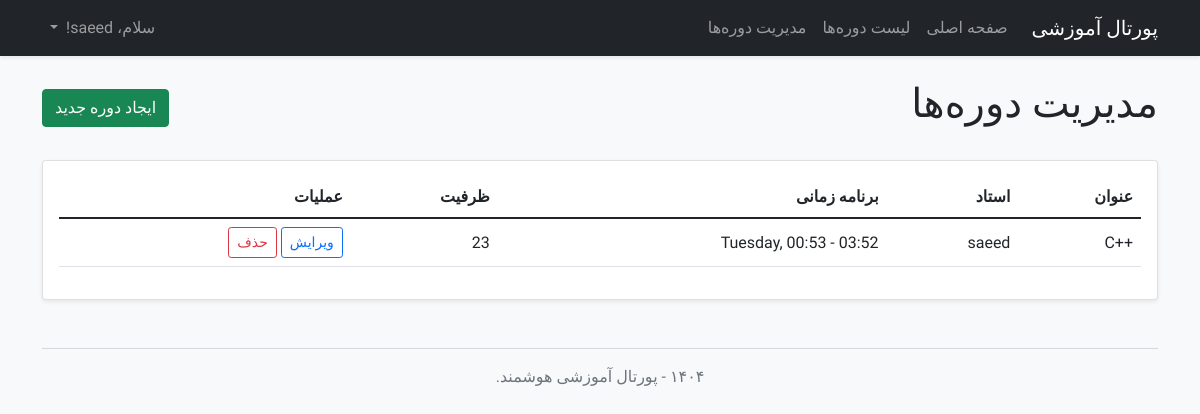
The page /manage/courses (signed in) on the database as committed earlier.
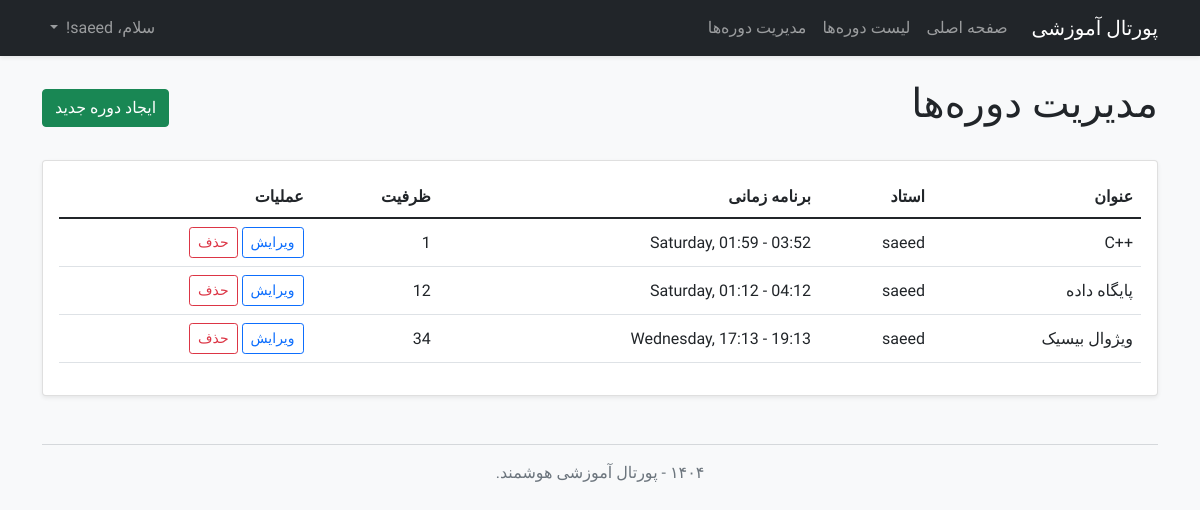
The same page on the database as committed later.
### app/models.py (models this page shows, shortened)
class Course(db.Model):
    id = db.Column(db.Integer, primary_key=True)
    title = db.Column(db.String(140), nullable=False)
    description = db.Column(db.Text)
    day_of_week = db.Column(db.String(20), nullable=False)
    start_time = db.Column(db.Time, nullable=False)
    end_time = db.Column(db.Time, nullable=False)
    capacity = db.Column(db.Integer, default=20)
    instructor_id = db.Column(db.Integer, db.ForeignKey('user.id'))
    enrollments = db.relationship('Enrollment', backref='course', lazy='dynamic', foreign_keys='Enrollment.course_id')

class User(UserMixin, db.Model):
    id = db.Column(db.Integer, primary_key=True)
    username = db.Column(db.String(64), index=True, unique=True, nullable=False)
    email = db.Column(db.String(120), index=True, unique=True, nullable=False)
    password_hash = db.Column(db.String(128))
    role = db.Column(db.String(20), nullable=False, default='student') # نقش‌ها: student, instructor, admin
    enrollments = db.relationship('Enrollment', backref='student', lazy='dynamic', foreign_keys='Enrollment.user_id')
    taught_courses = db.relationship('Course', backref='instructor', lazy='dynamic', foreign_keys='Course.instructor_id')

### app/routes.py (the view)
@app.route('/manage/courses')
@login_required
def manage_courses():
    if current_user.role not in ['admin', 'instructor']:
        abort(403)
    if current_user.role == 'admin':
        courses = Course.query.all()
    else:
        courses = Course.query.filter_by(instructor_id=current_user.id).all()
    return render_template('manage_courses.html', title='Manage Courses', courses=courses)

### app/models.py (called while the page is built)
@login.user_loader
def load_user(id):
    return User.query.get(int(id))

### app/templates/manage_courses.html
{% extends "base.html" %}
{% block content %}
    <div class="d-flex justify-content-between align-items-center mb-4">
        <h1>مدیریت دوره‌ها</h1>
        <a href="{{ url_for('create_course') }}" class="btn btn-success">ایجاد دوره جدید</a>
    </div>
    <div class="card shadow-sm">
        <div class="card-body">
            <div class="table-responsive">
                <table class="table table-hover align-middle">
                    <thead>
                        <tr>
                            <th>عنوان</th>
                            <th>استاد</th>
                            <th>برنامه زمانی</th>
                            <th>ظرفیت</th>
                            <th>عملیات</th>
                        </tr>
                    </thead>
                    <tbody>
                        {% for course in courses %}
                        <tr>
                            <td>{{ course.title }}</td>
                            <td>{{ course.instructor.username }}</td>
                            <td>{{ course.day_of_week }}, {{ course.start_time.strftime('%H:%M') }} - {{ course.end_time.strftime('%H:%M') }}</td>
                            <td>{{ course.capacity }}</td>
                            <td>
                                <a href="{{ url_for('edit_course', course_id=course.id) }}" class="btn btn-sm btn-outline-primary">ویرایش</a>
                                <form action="{{ url_for('delete_course', course_id=course.id) }}" method="POST" class="d-inline">
                                    <button type="submit" class="btn btn-sm btn-outline-danger"
                                            onclick="return confirm('آیا از حذف این دوره اطمینان دارید؟ این عمل غیرقابل بازگشت است.')">
                                        حذف
                                    </button>
                                </form>
                            </td>
                        </tr>
                        {% else %}
                        <tr>
                            <td colspan="5" class="text-center">هیچ دوره‌ای برای نمایش وجود ندارد.</td>
                        </tr>
                        {% endfor %}
                    </tbody>
                </table>
            </div>
        </div>
    </div>
{% endblock %}

Rows that differ between the two databases and show on the page:
changed Course (number 1 of 3 on the later page): day_of_week "Tuesday" → "Saturday"; start_time "00:53" → "01:59"; capacity "23" → "1"
added Course: title "پایگاه داده", instructor.username "saeed", day_of_week "Saturday", start_time "01:12", end_time "04:12", capacity "12"
added Course: title "ویژوال بیسیک", instructor.username "saeed", day_of_week "Wednesday", start_time "17:13", end_time "19:13", capacity "34"
